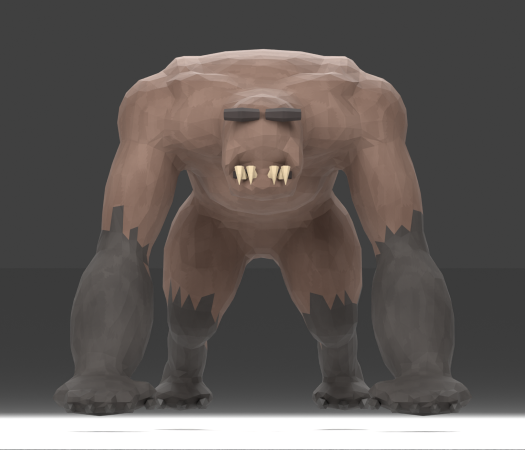
#> input picture art/creature-connected/hunter-front.png, 1050 x 900 px (shown at 1/2 size); its folder holds 2 pictures in this run
$ python preview.py ../creature-connected ../creature-connected/hunter-three-quarter.png
#> lines starting #> are read from the running program, lines starting #| are printed output that depends on the picture
import os, sys
from PIL import Image, ImageDraw
D = sys.argv[1]; out = sys.argv[2]
names = sorted(f[:-4] for f in os.listdir(D) if f.endswith('.png'))
S = 10; cell = 16*S + 16
cols = 5; rows = (len(names)+cols-1)//cols
sh = Image.new('RGBA', (cols*cell, rows*(cell+14) + 60), (48, 48, 54, 255)); d = ImageDraw.Draw(sh)
#> after `sh = Image.new('RGBA', (cols * cell, rows * (cell + 14) + 60), (48, 48`:
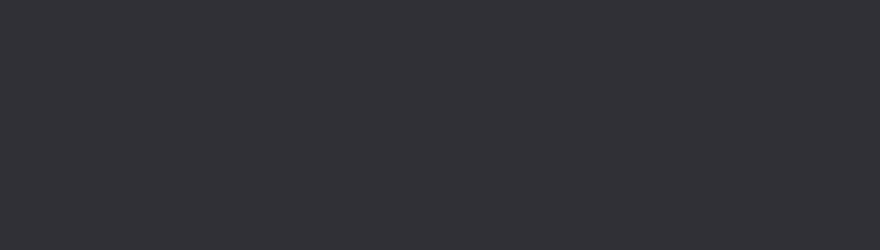
#> sh: PIL image 880x250 RGBA; mean R, G, B, A 48, 48, 54, 255
for i, n in enumerate(names):
    im = Image.open(os.path.join(D, n+'.png')).convert('RGBA')
#> im is the input picture: PIL image 1050x900 RGBA; mean R, G, B, A 96.1, 89.7, 86.6, 255
    x = (i % cols)*cell; y = (i//cols)*(cell+14)
    sh.alpha_composite(im.resize((16*S, 16*S), Image.NEAREST), (x+8, y+4))
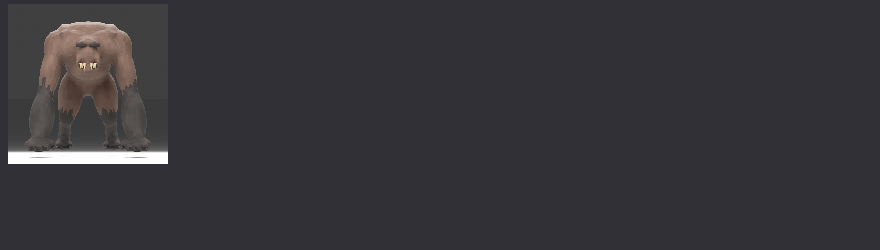
#> sh: PIL image 880x250 RGBA; mean R, G, B, A 53.6, 52.9, 57.8, 255
    d.text((x+8, y+16*S+6), n, fill=(220, 220, 220, 255))
#> pass 2 of the loop `for i, n in enumerate(names):`:
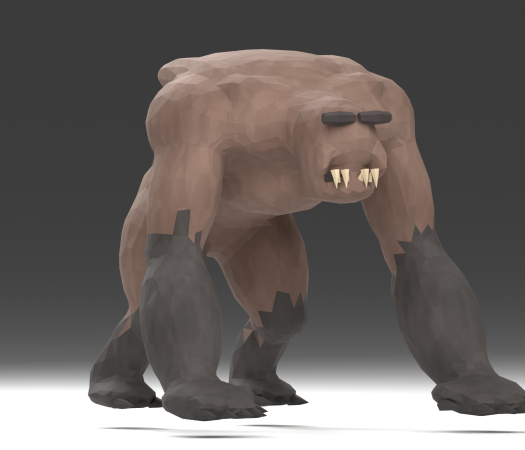
#> input picture art/creature-connected/hunter-three-quarter.png, 1050 x 900 px (shown at 1/2 size)
#> im is the input picture: PIL image 1050x900 RGBA; mean R, G, B, A 104.6, 98.7, 95.8, 255
#> `sh.alpha_composite(im.resize((16*S, 16*S), Image.NEAREST), (x+8, y+4))`:
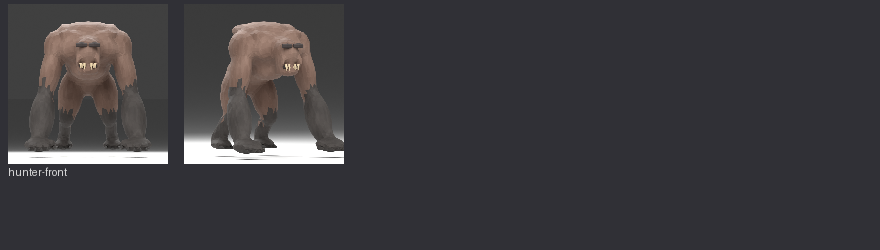
#> sh: PIL image 880x250 RGBA; mean R, G, B, A 60.3, 58.8, 62.8, 255
# 物品栏实际大小 (2x GUI = 32px)
y0 = rows*(cell+14) + 10
for i, n in enumerate(names):
    im = Image.open(os.path.join(D, n+'.png')).convert('RGBA')
    x = 8 + i*40
    d.rectangle((x-2, y0-2, x+33, y0+33), fill=(139, 139, 139, 255))
    sh.alpha_composite(im.resize((32, 32), Image.NEAREST), (x, y0))
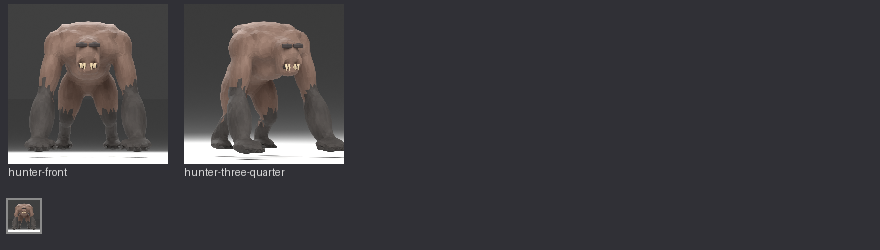
#> sh: PIL image 880x250 RGBA; mean R, G, B, A 60.8, 59.3, 63.2, 255
#> pass 2 of the loop `for i, n in enumerate(names):`:
sh.save(out)
